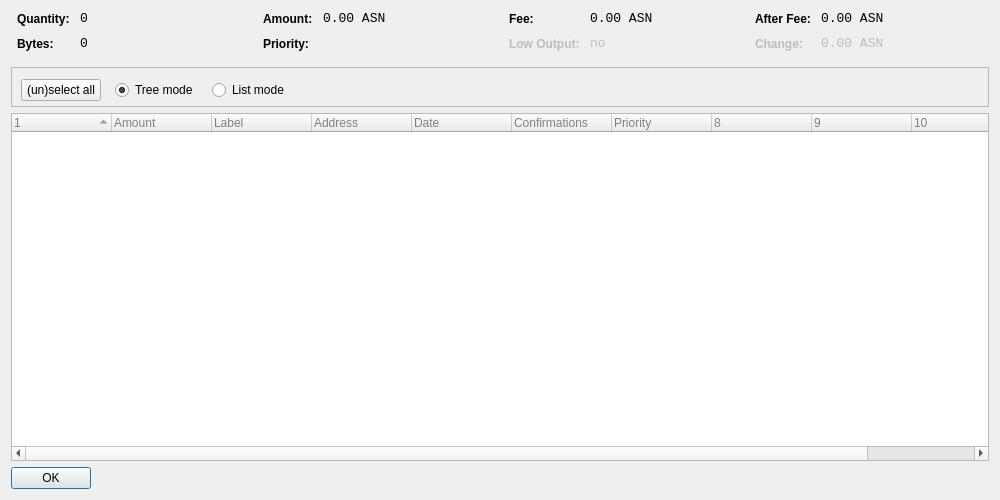
<?xml version="1.0" encoding="UTF-8"?>
<ui version="4.0">
 <class>CoinControlDialog</class>
 <widget class="QDialog" name="CoinControlDialog">
  <property name="geometry">
   <rect>
    <x>0</x>
    <y>0</y>
    <width>1000</width>
    <height>500</height>
   </rect>
  </property>
  <property name="windowTitle">
   <string>Coin Control</string>
  </property>
  <layout class="QVBoxLayout" name="verticalLayout">
   <item>
    <layout class="QHBoxLayout" name="horizontalLayoutTop" stretch="0,0,0,0">
     <property name="topMargin">
      <number>0</number>
     </property>
     <property name="bottomMargin">
      <number>10</number>
     </property>
     <item>
      <layout class="QFormLayout" name="formLayoutCoinControl1">
       <property name="horizontalSpacing">
        <number>10</number>
       </property>
       <property name="verticalSpacing">
        <number>10</number>
       </property>
       <property name="leftMargin">
        <number>6</number>
       </property>
       <property name="rightMargin">
        <number>6</number>
       </property>
       <item row="0" column="0">
        <widget class="QLabel" name="labelCoinControlQuantityText">
         <property name="styleSheet">
          <string notr="true">font-weight:bold;</string>
         </property>
         <property name="text">
          <string>Quantity:</string>
         </property>
        </widget>
       </item>
       <item row="0" column="1">
        <widget class="QLabel" name="labelCoinControlQuantity">
         <property name="font">
          <font>
           <family>Monospace</family>
           <pointsize>10</pointsize>
          </font>
         </property>
         <property name="cursor">
          <cursorShape>IBeamCursor</cursorShape>
         </property>
         <property name="contextMenuPolicy">
          <enum>Qt::ActionsContextMenu</enum>
         </property>
         <property name="text">
          <string notr="true">0</string>
         </property>
         <property name="textInteractionFlags">
          <set>Qt::LinksAccessibleByMouse|Qt::TextSelectableByKeyboard|Qt::TextSelectableByMouse</set>
         </property>
        </widget>
       </item>
       <item row="1" column="0">
        <widget class="QLabel" name="labelCoinControlBytesText">
         <property name="styleSheet">
          <string notr="true">font-weight:bold;</string>
         </property>
         <property name="text">
          <string>Bytes:</string>
         </property>
        </widget>
       </item>
       <item row="1" column="1">
        <widget class="QLabel" name="labelCoinControlBytes">
         <property name="font">
          <font>
           <family>Monospace</family>
           <pointsize>10</pointsize>
          </font>
         </property>
         <property name="cursor">
          <cursorShape>IBeamCursor</cursorShape>
         </property>
         <property name="contextMenuPolicy">
          <enum>Qt::ActionsContextMenu</enum>
         </property>
         <property name="text">
          <string notr="true">0</string>
         </property>
         <property name="textInteractionFlags">
          <set>Qt::LinksAccessibleByMouse|Qt::TextSelectableByKeyboard|Qt::TextSelectableByMouse</set>
         </property>
        </widget>
       </item>
      </layout>
     </item>
     <item>
      <layout class="QFormLayout" name="formLayoutCoinControl2">
       <property name="horizontalSpacing">
        <number>10</number>
       </property>
       <property name="verticalSpacing">
        <number>10</number>
       </property>
       <property name="leftMargin">
        <number>6</number>
       </property>
       <property name="rightMargin">
        <number>6</number>
       </property>
       <item row="0" column="0">
        <widget class="QLabel" name="labelCoinControlAmountText">
         <property name="styleSheet">
          <string notr="true">font-weight:bold;</string>
         </property>
         <property name="text">
          <string>Amount:</string>
         </property>
        </widget>
       </item>
       <item row="0" column="1">
        <widget class="QLabel" name="labelCoinControlAmount">
         <property name="font">
          <font>
           <family>Monospace</family>
           <pointsize>10</pointsize>
          </font>
         </property>
         <property name="cursor">
          <cursorShape>IBeamCursor</cursorShape>
         </property>
         <property name="contextMenuPolicy">
          <enum>Qt::ActionsContextMenu</enum>
         </property>
         <property name="text">
          <string notr="true">0.00 ASN</string>
         </property>
         <property name="textInteractionFlags">
          <set>Qt::LinksAccessibleByMouse|Qt::TextSelectableByKeyboard|Qt::TextSelectableByMouse</set>
         </property>
        </widget>
       </item>
       <item row="1" column="0">
        <widget class="QLabel" name="labelCoinControlPriorityText">
         <property name="styleSheet">
          <string notr="true">font-weight:bold;</string>
         </property>
         <property name="text">
          <string>Priority:</string>
         </property>
        </widget>
       </item>
       <item row="1" column="1">
        <widget class="QLabel" name="labelCoinControlPriority">
         <property name="font">
          <font>
           <family>Monospace</family>
           <pointsize>10</pointsize>
          </font>
         </property>
         <property name="cursor">
          <cursorShape>IBeamCursor</cursorShape>
         </property>
         <property name="contextMenuPolicy">
          <enum>Qt::ActionsContextMenu</enum>
         </property>
         <property name="text">
          <string/>
         </property>
         <property name="textInteractionFlags">
          <set>Qt::LinksAccessibleByMouse|Qt::TextSelectableByKeyboard|Qt::TextSelectableByMouse</set>
         </property>
        </widget>
       </item>
      </layout>
     </item>
     <item>
      <layout class="QFormLayout" name="formLayoutCoinControl3">
       <property name="horizontalSpacing">
        <number>10</number>
       </property>
       <property name="verticalSpacing">
        <number>10</number>
       </property>
       <property name="leftMargin">
        <number>6</number>
       </property>
       <property name="rightMargin">
        <number>6</number>
       </property>
       <item row="0" column="0">
        <widget class="QLabel" name="labelCoinControlFeeText">
         <property name="styleSheet">
          <string notr="true">font-weight:bold;</string>
         </property>
         <property name="text">
          <string>Fee:</string>
         </property>
        </widget>
       </item>
       <item row="0" column="1">
        <widget class="QLabel" name="labelCoinControlFee">
         <property name="font">
          <font>
           <family>Monospace</family>
           <pointsize>10</pointsize>
          </font>
         </property>
         <property name="cursor">
          <cursorShape>IBeamCursor</cursorShape>
         </property>
         <property name="contextMenuPolicy">
          <enum>Qt::ActionsContextMenu</enum>
         </property>
         <property name="text">
          <string notr="true">0.00 ASN</string>
         </property>
         <property name="textInteractionFlags">
          <set>Qt::LinksAccessibleByMouse|Qt::TextSelectableByKeyboard|Qt::TextSelectableByMouse</set>
         </property>
        </widget>
       </item>
       <item row="1" column="0">
        <widget class="QLabel" name="labelCoinControlLowOutputText">
         <property name="enabled">
          <bool>false</bool>
         </property>
         <property name="styleSheet">
          <string notr="true">font-weight:bold;</string>
         </property>
         <property name="text">
          <string>Low Output:</string>
         </property>
        </widget>
       </item>
       <item row="1" column="1">
        <widget class="QLabel" name="labelCoinControlLowOutput">
         <property name="enabled">
          <bool>false</bool>
         </property>
         <property name="font">
          <font>
           <family>Monospace</family>
           <pointsize>10</pointsize>
          </font>
         </property>
         <property name="cursor">
          <cursorShape>IBeamCursor</cursorShape>
         </property>
         <property name="contextMenuPolicy">
          <enum>Qt::ActionsContextMenu</enum>
         </property>
         <property name="text">
          <string notr="true">no</string>
         </property>
         <property name="textInteractionFlags">
          <set>Qt::LinksAccessibleByMouse|Qt::TextSelectableByKeyboard|Qt::TextSelectableByMouse</set>
         </property>
        </widget>
       </item>
      </layout>
     </item>
     <item>
      <layout class="QFormLayout" name="formLayoutCoinControl4">
       <property name="horizontalSpacing">
        <number>10</number>
       </property>
       <property name="verticalSpacing">
        <number>10</number>
       </property>
       <property name="leftMargin">
        <number>6</number>
       </property>
       <property name="rightMargin">
        <number>6</number>
       </property>
       <item row="0" column="0">
        <widget class="QLabel" name="labelCoinControlAfterFeeText">
         <property name="styleSheet">
          <string notr="true">font-weight:bold;</string>
         </property>
         <property name="text">
          <string>After Fee:</string>
         </property>
        </widget>
       </item>
       <item row="0" column="1">
        <widget class="QLabel" name="labelCoinControlAfterFee">
         <property name="font">
          <font>
           <family>Monospace</family>
           <pointsize>10</pointsize>
          </font>
         </property>
         <property name="cursor">
          <cursorShape>IBeamCursor</cursorShape>
         </property>
         <property name="contextMenuPolicy">
          <enum>Qt::ActionsContextMenu</enum>
         </property>
         <property name="text">
          <string notr="true">0.00 ASN</string>
         </property>
         <property name="textInteractionFlags">
          <set>Qt::LinksAccessibleByMouse|Qt::TextSelectableByKeyboard|Qt::TextSelectableByMouse</set>
         </property>
        </widget>
       </item>
       <item row="1" column="0">
        <widget class="QLabel" name="labelCoinControlChangeText">
         <property name="enabled">
          <bool>false</bool>
         </property>
         <property name="styleSheet">
          <string notr="true">font-weight:bold;</string>
         </property>
         <property name="text">
          <string>Change:</string>
         </property>
        </widget>
       </item>
       <item row="1" column="1">
        <widget class="QLabel" name="labelCoinControlChange">
         <property name="enabled">
          <bool>false</bool>
         </property>
         <property name="font">
          <font>
           <family>Monospace</family>
           <pointsize>10</pointsize>
          </font>
         </property>
         <property name="cursor">
          <cursorShape>IBeamCursor</cursorShape>
         </property>
         <property name="contextMenuPolicy">
          <enum>Qt::ActionsContextMenu</enum>
         </property>
         <property name="text">
          <string notr="true">0.00 ASN</string>
         </property>
         <property name="textInteractionFlags">
          <set>Qt::LinksAccessibleByMouse|Qt::TextSelectableByKeyboard|Qt::TextSelectableByMouse</set>
         </property>
        </widget>
       </item>
      </layout>
     </item>
    </layout>
   </item>
   <item>
    <widget class="QFrame" name="frame">
     <property name="minimumSize">
      <size>
       <width>182</width>
       <height>40</height>
      </size>
     </property>
     <property name="frameShape">
      <enum>QFrame::StyledPanel</enum>
     </property>
     <property name="frameShadow">
      <enum>QFrame::Sunken</enum>
     </property>
     <widget class="QWidget" name="horizontalLayoutWidget">
      <property name="geometry">
       <rect>
        <x>10</x>
        <y>0</y>
        <width>781</width>
        <height>47</height>
       </rect>
      </property>
      <layout class="QHBoxLayout" name="horizontalLayoutPanel" stretch="0,0,0,0">
       <property name="spacing">
        <number>14</number>
       </property>
       <item>
        <widget class="QPushButton" name="pushButtonSelectAll">
         <property name="sizePolicy">
          <sizepolicy hsizetype="Maximum" vsizetype="Fixed">
           <horstretch>0</horstretch>
           <verstretch>0</verstretch>
          </sizepolicy>
         </property>
         <property name="text">
          <string>(un)select all</string>
         </property>
        </widget>
       </item>
       <item>
        <widget class="QRadioButton" name="radioTreeMode">
         <property name="sizePolicy">
          <sizepolicy hsizetype="Maximum" vsizetype="Fixed">
           <horstretch>0</horstretch>
           <verstretch>0</verstretch>
          </sizepolicy>
         </property>
         <property name="text">
          <string>Tree mode</string>
         </property>
         <property name="checked">
          <bool>true</bool>
         </property>
        </widget>
       </item>
       <item>
        <widget class="QRadioButton" name="radioListMode">
         <property name="sizePolicy">
          <sizepolicy hsizetype="Maximum" vsizetype="Fixed">
           <horstretch>0</horstretch>
           <verstretch>0</verstretch>
          </sizepolicy>
         </property>
         <property name="text">
          <string>List mode</string>
         </property>
        </widget>
       </item>
       <item>
        <spacer name="horizontalSpacer">
         <property name="orientation">
          <enum>Qt::Horizontal</enum>
         </property>
         <property name="sizeHint" stdset="0">
          <size>
           <width>40</width>
           <height>20</height>
          </size>
         </property>
        </spacer>
       </item>
      </layout>
     </widget>
    </widget>
   </item>
   <item>
    <widget class="CoinControlTreeWidget" name="treeWidget">
     <property name="contextMenuPolicy">
      <enum>Qt::CustomContextMenu</enum>
     </property>
     <property name="styleSheet">
      <string notr="true">QFrame {
	color: grey;

}</string>
     </property>
     <property name="sortingEnabled">
      <bool>false</bool>
     </property>
     <property name="columnCount">
      <number>11</number>
     </property>
     <attribute name="headerShowSortIndicator" stdset="0">
      <bool>true</bool>
     </attribute>
     <attribute name="headerStretchLastSection">
      <bool>false</bool>
     </attribute>
     <column>
      <property name="text">
       <string/>
      </property>
     </column>
     <column>
      <property name="text">
       <string>Amount</string>
      </property>
     </column>
     <column>
      <property name="text">
       <string>Label</string>
      </property>
     </column>
     <column>
      <property name="text">
       <string>Address</string>
      </property>
     </column>
     <column>
      <property name="text">
       <string>Date</string>
      </property>
     </column>
     <column>
      <property name="text">
       <string>Confirmations</string>
      </property>
      <property name="toolTip">
       <string>Confirmed</string>
      </property>
     </column>
     <column>
      <property name="text">
       <string>Priority</string>
      </property>
     </column>
     <column>
      <property name="text">
       <string/>
      </property>
     </column>
     <column>
      <property name="text">
       <string/>
      </property>
     </column>
     <column>
      <property name="text">
       <string/>
      </property>
     </column>
     <column>
      <property name="text">
       <string/>
      </property>
     </column>
    </widget>
   </item>
   <item>
    <widget class="QDialogButtonBox" name="buttonBox">
     <property name="sizePolicy">
      <sizepolicy hsizetype="Maximum" vsizetype="Fixed">
       <horstretch>0</horstretch>
       <verstretch>0</verstretch>
      </sizepolicy>
     </property>
     <property name="orientation">
      <enum>Qt::Horizontal</enum>
     </property>
     <property name="standardButtons">
      <set>QDialogButtonBox::Ok</set>
     </property>
    </widget>
   </item>
  </layout>
 </widget>
 <customwidgets>
  <customwidget>
   <class>CoinControlTreeWidget</class>
   <extends>QTreeWidget</extends>
   <header>coincontroltreewidget.h</header>
  </customwidget>
 </customwidgets>
 <resources/>
 <connections/>
</ui>
